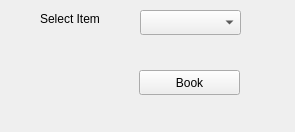
<?xml version="1.0" encoding="UTF-8"?>
<ui version="4.0">
 <class>DockWidget</class>
 <widget class="QDockWidget" name="DockWidget">
  <property name="geometry">
   <rect>
    <x>0</x>
    <y>0</y>
    <width>295</width>
    <height>132</height>
   </rect>
  </property>
  <property name="windowTitle">
   <string>DockWidget</string>
  </property>
  <widget class="QWidget" name="dockWidgetContents">
   <widget class="QPushButton" name="pushButton">
    <property name="geometry">
     <rect>
      <x>139</x>
      <y>70</y>
      <width>101</width>
      <height>25</height>
     </rect>
    </property>
    <property name="text">
     <string>Book</string>
    </property>
   </widget>
   <widget class="QComboBox" name="comboBox">
    <property name="geometry">
     <rect>
      <x>140</x>
      <y>10</y>
      <width>101</width>
      <height>25</height>
     </rect>
    </property>
   </widget>
   <widget class="QLabel" name="label">
    <property name="geometry">
     <rect>
      <x>40</x>
      <y>10</y>
      <width>81</width>
      <height>17</height>
     </rect>
    </property>
    <property name="text">
     <string>Select Item</string>
    </property>
   </widget>
  </widget>
 </widget>
 <resources/>
 <connections/>
</ui>
